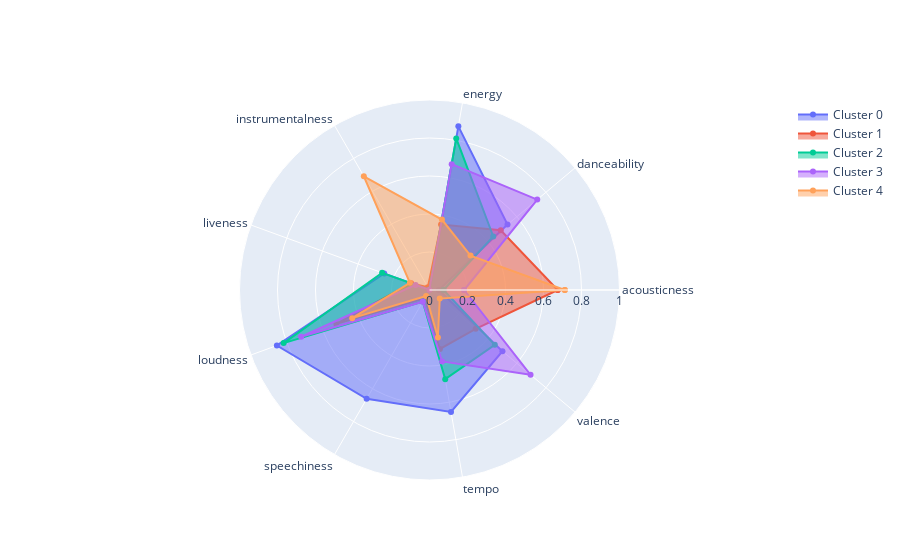

Notebook source saved alongside this figure:
### Code cell
fig = go.Figure()

angles = list(values_df.columns[4:])
angles.append(angles[0])

layoutdict = dict(
            radialaxis=dict(
            visible=True,
            range=[0, 1]
            ))

for i in range(n_clusters):
    subset = values_df[values_df['cluster'] == i]
    data = [np.mean(subset[col]) for col in subset.columns[4:]]
    data.append(data[0])
    fig.add_trace(go.Scatterpolar(
        r=data,
        theta=angles,
        fill='toself',
        name="Cluster " + str(i)))
    
fig.update_layout(
        polar=layoutdict,
        showlegend=True
        )
fig.show()

### Figure 1 — Plotly figure (JSON) as saved in the notebook; plotly's stock layout.template omitted (floating-point values rounded to 4 significant figures)
{"data": [{"fill": "toself", "name": "Cluster 0", "r": [0.04906, 0.5361, 0.8747, 3.839e-05, 0.2536, 0.8549, 0.6616, 0.6518, 0.5012, 0.04906], "theta": ["acousticness", "danceability", "energy", "instrumentalness", "liveness", "loudness", "speechiness", "tempo", "valence", "acousticness"], "type": "scatterpolar"}, {"fill": "toself", "name": "Cluster 1", "r": [0.6746, 0.4895, 0.3501, 0.01745, 0.1029, 0.5217, 0.04988, 0.3151, 0.3174, 0.6746], "theta": ["acousticness", "danceability", "energy", "instrumentalness", "liveness", "loudness", "speechiness", "tempo", "valence", "acousticness"], "type": "scatterpolar"}, {"fill": "toself", "name": "Cluster 2", "r": [0.07402, 0.4381, 0.8101, 0.002286, 0.2654, 0.817, 0.07049, 0.4764, 0.4486, 0.07402], "theta": ["acousticness", "danceability", "energy", "instrumentalness", "liveness", "loudness", "speechiness", "tempo", "valence", "acousticness"], "type": "scatterpolar"}, {"fill": "toself", "name": "Cluster 3", "r": [0.1823, 0.7402, 0.6727, 0.001586, 0.07778, 0.7192, 0.07115, 0.3818, 0.6943, 0.1823], "theta": ["acousticness", "danceability", "energy", "instrumentalness", "liveness", "loudness", "speechiness", "tempo", "valence", "acousticness"], "type": "scatterpolar"}, {"fill": "toself", "name": "Cluster 4", "r": [0.7121, 0.2817, 0.3765, 0.6913, 0.1097, 0.4329, 0.03628, 0.2539, 0.07036, 0.7121], "theta": ["acousticness", "danceability", "energy", "instrumentalness", "liveness", "loudness", "speechiness", "tempo", "valence", "acousticness"], "type": "scatterpolar"}], "layout": {"polar": {"radialaxis": {"range": [0, 1], "visible": true}}, "showlegend": true}}
